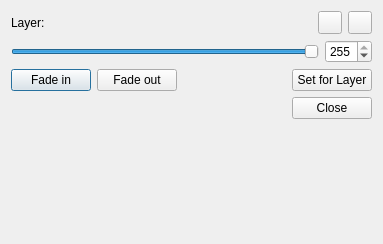
<?xml version="1.0" encoding="UTF-8"?>
<ui version="4.0">
 <class>LayerOpacityDialog</class>
 <widget class="QDialog" name="LayerOpacityDialog">
  <property name="geometry">
   <rect>
    <x>0</x>
    <y>0</y>
    <width>383</width>
    <height>244</height>
   </rect>
  </property>
  <property name="windowTitle">
   <string>Layer Opacity</string>
  </property>
  <layout class="QVBoxLayout" name="verticalLayout">
   <item>
    <layout class="QHBoxLayout" name="horizontalLayout_4">
     <item>
      <widget class="QLabel" name="labLayerInfo">
       <property name="text">
        <string>Layer: </string>
       </property>
      </widget>
     </item>
     <item>
      <spacer name="horizontalSpacer_3">
       <property name="orientation">
        <enum>Qt::Horizontal</enum>
       </property>
       <property name="sizeHint" stdset="0">
        <size>
         <width>40</width>
         <height>20</height>
        </size>
       </property>
      </spacer>
     </item>
     <item>
      <widget class="QToolButton" name="toolBtnPreviousKeyframe">
       <property name="toolTip">
        <string>Previous keyframe</string>
       </property>
       <property name="text">
        <string/>
       </property>
       <property name="icon">
        <iconset resource="../data/app.qrc">
         <normaloff>:/icons/prev.png</normaloff>:/icons/prev.png</iconset>
       </property>
      </widget>
     </item>
     <item>
      <widget class="QToolButton" name="toolBtnNextKeyframe">
       <property name="toolTip">
        <string>Next keyframe</string>
       </property>
       <property name="text">
        <string/>
       </property>
       <property name="icon">
        <iconset resource="../data/app.qrc">
         <normaloff>:/icons/next.png</normaloff>:/icons/next.png</iconset>
       </property>
      </widget>
     </item>
    </layout>
   </item>
   <item>
    <layout class="QHBoxLayout" name="horizontalLayout_2">
     <item>
      <widget class="QSlider" name="chooseOpacitySlider">
       <property name="maximum">
        <number>255</number>
       </property>
       <property name="value">
        <number>255</number>
       </property>
       <property name="orientation">
        <enum>Qt::Horizontal</enum>
       </property>
      </widget>
     </item>
     <item>
      <widget class="QSpinBox" name="chooseOpacitySpinBox">
       <property name="maximum">
        <number>255</number>
       </property>
       <property name="value">
        <number>255</number>
       </property>
      </widget>
     </item>
    </layout>
   </item>
   <item>
    <layout class="QHBoxLayout" name="horizontalLayout_3">
     <item>
      <widget class="QPushButton" name="btnFadeIn">
       <property name="text">
        <string>Fade in</string>
       </property>
      </widget>
     </item>
     <item>
      <widget class="QPushButton" name="btnFadeOut">
       <property name="text">
        <string>Fade out</string>
       </property>
      </widget>
     </item>
     <item>
      <spacer name="horizontalSpacer_2">
       <property name="orientation">
        <enum>Qt::Horizontal</enum>
       </property>
       <property name="sizeHint" stdset="0">
        <size>
         <width>40</width>
         <height>20</height>
        </size>
       </property>
      </spacer>
     </item>
     <item>
      <widget class="QPushButton" name="btnSetOpacityLayer">
       <property name="text">
        <string>Set for Layer</string>
       </property>
      </widget>
     </item>
    </layout>
   </item>
   <item>
    <layout class="QHBoxLayout" name="horizontalLayout">
     <item>
      <spacer name="horizontalSpacer">
       <property name="orientation">
        <enum>Qt::Horizontal</enum>
       </property>
       <property name="sizeHint" stdset="0">
        <size>
         <width>40</width>
         <height>20</height>
        </size>
       </property>
      </spacer>
     </item>
     <item>
      <widget class="QPushButton" name="btnClose">
       <property name="text">
        <string>Close</string>
       </property>
      </widget>
     </item>
    </layout>
   </item>
   <item>
    <spacer name="verticalSpacer">
     <property name="orientation">
      <enum>Qt::Vertical</enum>
     </property>
     <property name="sizeHint" stdset="0">
      <size>
       <width>20</width>
       <height>60</height>
      </size>
     </property>
    </spacer>
   </item>
  </layout>
 </widget>
 <resources>
  <include location="../data/app.qrc"/>
 </resources>
 <connections/>
</ui>
